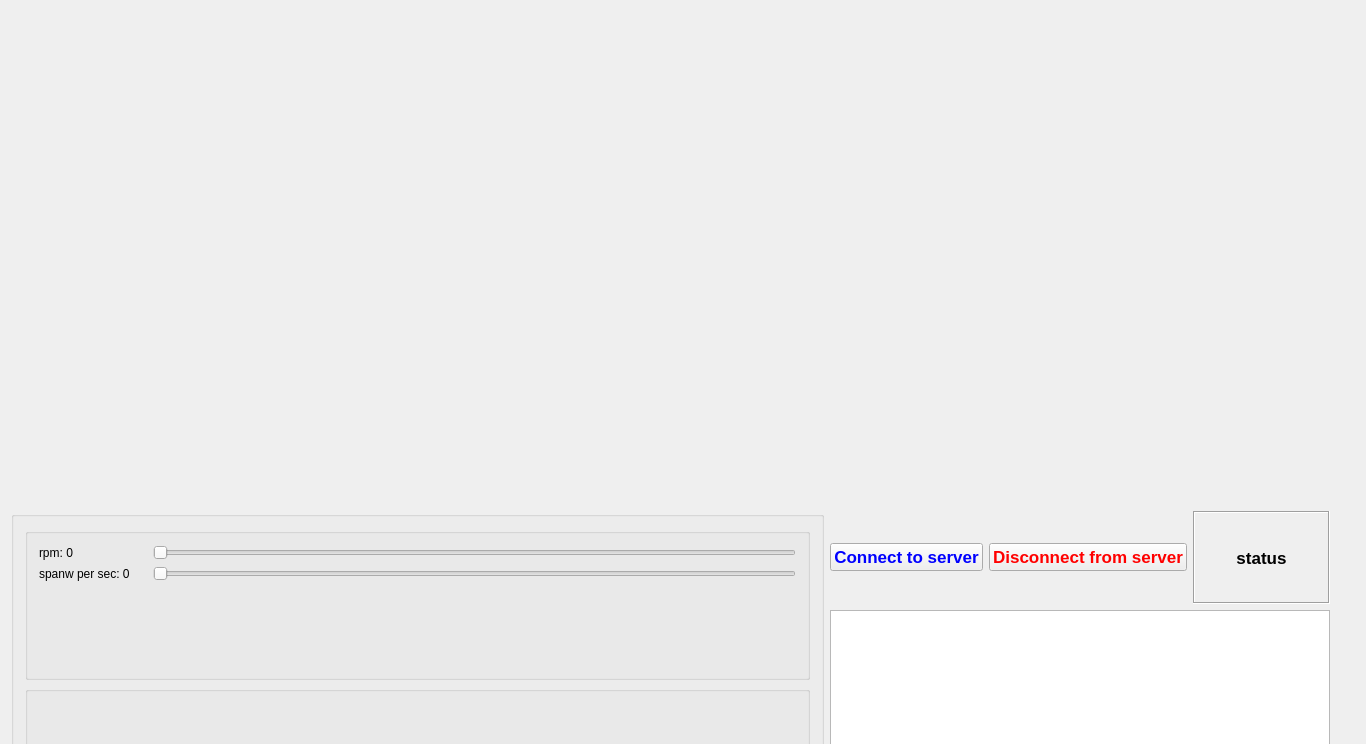
<?xml version="1.0" encoding="UTF-8"?>
<ui version="4.0">
 <class>MainWindow</class>
 <widget class="QMainWindow" name="MainWindow">
  <property name="geometry">
   <rect>
    <x>0</x>
    <y>0</y>
    <width>1366</width>
    <height>744</height>
   </rect>
  </property>
  <property name="windowTitle">
   <string>Client</string>
  </property>
  <widget class="QWidget" name="centralWidget">
   <widget class="QWidget" name="layoutWidget">
    <property name="geometry">
     <rect>
      <x>0</x>
      <y>0</y>
      <width>1341</width>
      <height>1021</height>
     </rect>
    </property>
    <layout class="QVBoxLayout" name="verticalLayout_2">
     <item>
      <spacer name="verticalSpacer">
       <property name="orientation">
        <enum>Qt::Vertical</enum>
       </property>
       <property name="sizeHint" stdset="0">
        <size>
         <width>20</width>
         <height>40</height>
        </size>
       </property>
      </spacer>
     </item>
     <item>
      <layout class="QHBoxLayout" name="horizontalLayout_5">
       <item>
        <layout class="QHBoxLayout" name="horizontalLayout_3">
         <item>
          <widget class="QGroupBox" name="groupBox_4">
           <property name="title">
            <string/>
           </property>
           <layout class="QVBoxLayout" name="verticalLayout">
            <item>
             <widget class="QGroupBox" name="groupBox_3">
              <property name="title">
               <string/>
              </property>
              <layout class="QFormLayout" name="formLayout">
               <item row="0" column="0">
                <widget class="QLabel" name="rpmLabel">
                 <property name="text">
                  <string>rpm: 0</string>
                 </property>
                </widget>
               </item>
               <item row="1" column="0">
                <widget class="QLabel" name="spawnRateLabel">
                 <property name="text">
                  <string>spanw per sec: 0     </string>
                 </property>
                </widget>
               </item>
               <item row="1" column="1">
                <widget class="QSlider" name="spawnRateSlider">
                 <property name="minimum">
                  <number>0</number>
                 </property>
                 <property name="maximum">
                  <number>100</number>
                 </property>
                 <property name="value">
                  <number>0</number>
                 </property>
                 <property name="orientation">
                  <enum>Qt::Horizontal</enum>
                 </property>
                </widget>
               </item>
               <item row="0" column="1">
                <widget class="QSlider" name="horizontalSlider">
                 <property name="maximum">
                  <number>200</number>
                 </property>
                 <property name="orientation">
                  <enum>Qt::Horizontal</enum>
                 </property>
                </widget>
               </item>
              </layout>
             </widget>
            </item>
            <item>
             <widget class="QGroupBox" name="groupBox">
              <property name="title">
               <string/>
              </property>
              <layout class="QHBoxLayout" name="horizontalLayout">
               <item>
                <widget class="QPushButton" name="startButton">
                 <property name="text">
                  <string>start</string>
                 </property>
                </widget>
               </item>
               <item>
                <widget class="QPushButton" name="stopButton">
                 <property name="text">
                  <string>stop</string>
                 </property>
                </widget>
               </item>
              </layout>
             </widget>
            </item>
            <item>
             <widget class="QGroupBox" name="groupBox_2">
              <property name="title">
               <string/>
              </property>
              <layout class="QHBoxLayout" name="horizontalLayout_4">
               <item>
                <widget class="QLabel" name="sayacLabel">
                 <property name="text">
                  <string>sayac</string>
                 </property>
                </widget>
               </item>
               <item>
                <widget class="QLabel" name="degreeLabel">
                 <property name="text">
                  <string>derece</string>
                 </property>
                </widget>
               </item>
              </layout>
             </widget>
            </item>
           </layout>
          </widget>
         </item>
        </layout>
       </item>
       <item>
        <layout class="QGridLayout" name="gridLayout">
         <item row="1" column="0" colspan="2">
          <widget class="QTextEdit" name="textEdit_log">
           <property name="minimumSize">
            <size>
             <width>500</width>
             <height>0</height>
            </size>
           </property>
           <property name="maximumSize">
            <size>
             <width>16777215</width>
             <height>400</height>
            </size>
           </property>
          </widget>
         </item>
         <item row="0" column="0" colspan="2">
          <layout class="QHBoxLayout" name="horizontalLayout_2">
           <item>
            <widget class="QPushButton" name="pushButton_connect">
             <property name="font">
              <font>
               <pointsize>13</pointsize>
               <bold>true</bold>
              </font>
             </property>
             <property name="styleSheet">
              <string notr="true">color: rgb(0, 0, 255);</string>
             </property>
             <property name="text">
              <string>Connect to server</string>
             </property>
            </widget>
           </item>
           <item>
            <widget class="QPushButton" name="pushButton_disconnect">
             <property name="enabled">
              <bool>true</bool>
             </property>
             <property name="font">
              <font>
               <pointsize>13</pointsize>
               <bold>true</bold>
              </font>
             </property>
             <property name="styleSheet">
              <string notr="true">color: rgb(255, 0, 0);</string>
             </property>
             <property name="text">
              <string>Disconnect from server</string>
             </property>
            </widget>
           </item>
           <item>
            <widget class="QLabel" name="label_status">
             <property name="maximumSize">
              <size>
               <width>9999</width>
               <height>16777215</height>
              </size>
             </property>
             <property name="font">
              <font>
               <pointsize>13</pointsize>
               <bold>true</bold>
              </font>
             </property>
             <property name="frameShape">
              <enum>QFrame::Box</enum>
             </property>
             <property name="frameShadow">
              <enum>QFrame::Sunken</enum>
             </property>
             <property name="text">
              <string>status</string>
             </property>
             <property name="alignment">
              <set>Qt::AlignCenter</set>
             </property>
            </widget>
           </item>
          </layout>
         </item>
        </layout>
       </item>
      </layout>
     </item>
    </layout>
   </widget>
  </widget>
 </widget>
 <layoutdefault spacing="6" margin="11"/>
 <resources/>
 <connections/>
</ui>
